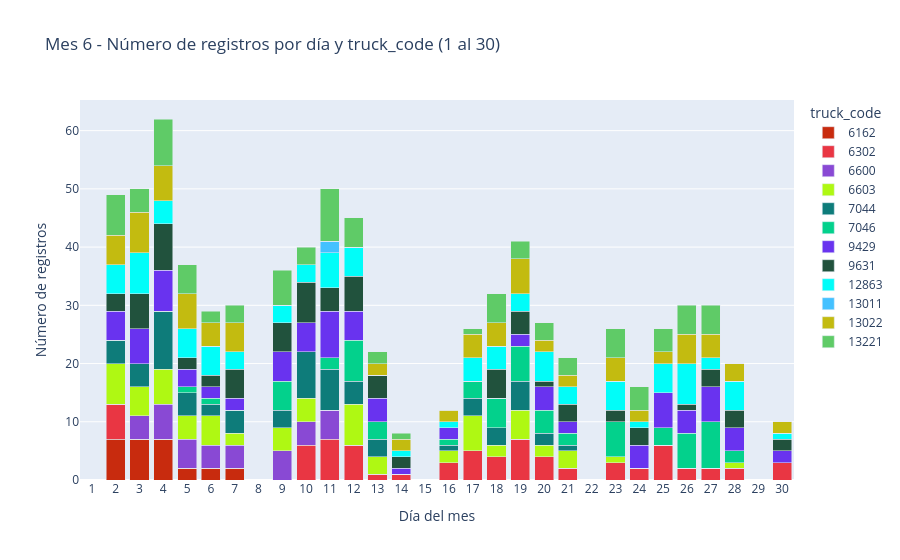

Source (notebook cell):
### Code cell
# Histograma (barras) del mes 6: número de registros por día
df_mes_6 = df.loc[df["mes"] == 6].copy()
# Conteo por truck_code en mes 6
conteo_por_camion_mes_6 = (
    df_mes_6["truck_code"]
    .value_counts(dropna=False)
    .sort_index()
)

# Si no existe px (por orden de ejecución), importarlo
if "px" not in globals():
    import plotly.express as px

# Conteo por día y truck_code (apilado) para junio (1..30)
registros_por_dia_truck_mes_6 = (

    df_mes_6.groupby(["u_day", "truck_code"])
    .size()
    .unstack(fill_value=0)
    .reindex(range(1, 31), fill_value=0)
)

# Colores consistentes con meses anteriores; fallback determinístico si aparece un truck nuevo
truck_ids_mes_6 = registros_por_dia_truck_mes_6.columns.tolist()
colores_por_truck_mes_6 = {
    t: colores_por_truck.get(
        t,
        f"#{(int(pd.util.hash_pandas_object(pd.Index([t]), index=False).iloc[0]) & 0xFFFFFF):06x}"
    )
    for t in truck_ids_mes_6
}

# Formato largo para Plotly
plot_data_mes_6 = (
    registros_por_dia_truck_mes_6
    .reset_index(names="u_day")
    .melt(id_vars="u_day", var_name="truck_code", value_name="conteo")
)

fig_mes_6 = px.bar(
    plot_data_mes_6,
    x="u_day",
    y="conteo",
    color="truck_code",
    title="Mes 6 - Número de registros por día y truck_code (1 al 30)",
    labels={"u_day": "Día del mes", "conteo": "Número de registros", "truck_code": "truck_code"},
    color_discrete_map=colores_por_truck_mes_6
)

fig_mes_6.update_layout(
    barmode="stack",
    xaxis=dict(tickmode="linear", dtick=1),
    legend_title_text="truck_code"
)

fig_mes_6.update_traces(
    hovertemplate="Día %{x}<br>truck_code=%{fullData.name}<br>Conteo=%{y}<extra></extra>"
)

fig_mes_6.show()

print("Conteo por camión (mes 6):")
display(conteo_por_camion_mes_6)
registros_por_dia_mes_6 = (
    df_mes_6["u_day"]
    .value_counts()
    .sort_index()
)

print(f"Total de registros en mes 6: {len(df_mes_6)}")
display(registros_por_dia_mes_6)

### Figure 1 — Plotly figure (JSON) as saved in the notebook; plotly's stock layout.template omitted (floating-point values rounded to 4 significant figures)
{"data": [{"hovertemplate": "Día %{x}<br>truck_code=%{fullData.name}<br>Conteo=%{y}<extra></extra>", "legendgroup": "6162", "marker": {"color": "#c82b0e", "pattern": {"shape": ""}}, "name": "6162", "orientation": "v", "showlegend": true, "textposition": "auto", "type": "bar", "x": [1, 2, 3, 4, 5, 6, 7, 8, 9, 10, 11, 12, 13, 14, 15, 16, 17, 18, 19, 20, 21, 22, 23, 24, 25, 26, 27, 28, 29, 30], "xaxis": "x", "y": [0, 7, 7, 7, 2, 2, 2, 0, 0, 0, 0, 0, 0, 0, 0, 0, 0, 0, 0, 0, 0, 0, 0, 0, 0, 0, 0, 0, 0, 0], "yaxis": "y"}, {"hovertemplate": "Día %{x}<br>truck_code=%{fullData.name}<br>Conteo=%{y}<extra></extra>", "legendgroup": "6302", "marker": {"color": "#e93643", "pattern": {"shape": ""}}, "name": "6302", "orientation": "v", "showlegend": true, "textposition": "auto", "type": "bar", "x": [1, 2, 3, 4, 5, 6, 7, 8, 9, 10, 11, 12, 13, 14, 15, 16, 17, 18, 19, 20, 21, 22, 23, 24, 25, 26, 27, 28, 29, 30], "xaxis": "x", "y": [0, 6, 0, 0, 0, 0, 0, 0, 0, 6, 7, 6, 1, 1, 0, 3, 5, 4, 7, 4, 2, 0, 3, 2, 6, 2, 2, 2, 0, 3], "yaxis": "y"}, {"hovertemplate": "Día %{x}<br>truck_code=%{fullData.name}<br>Conteo=%{y}<extra></extra>", "legendgroup": "6600", "marker": {"color": "#8949d4", "pattern": {"shape": ""}}, "name": "6600", "orientation": "v", "showlegend": true, "textposition": "auto", "type": "bar", "x": [1, 2, 3, 4, 5, 6, 7, 8, 9, 10, 11, 12, 13, 14, 15, 16, 17, 18, 19, 20, 21, 22, 23, 24, 25, 26, 27, 28, 29, 30], "xaxis": "x", "y": [0, 0, 4, 6, 5, 4, 4, 0, 5, 4, 5, 0, 0, 0, 0, 0, 0, 0, 0, 0, 0, 0, 0, 0, 0, 0, 0, 0, 0, 0], "yaxis": "y"}, {"hovertemplate": "Día %{x}<br>truck_code=%{fullData.name}<br>Conteo=%{y}<extra></extra>", "legendgroup": "6603", "marker": {"color": "#aff813", "pattern": {"shape": ""}}, "name": "6603", "orientation": "v", "showlegend": true, "textposition": "auto", "type": "bar", "x": [1, 2, 3, 4, 5, 6, 7, 8, 9, 10, 11, 12, 13, 14, 15, 16, 17, 18, 19, 20, 21, 22, 23, 24, 25, 26, 27, 28, 29, 30], "xaxis": "x", "y": [0, 7, 5, 6, 4, 5, 2, 0, 4, 4, 0, 7, 3, 0, 0, 2, 6, 2, 5, 2, 3, 0, 1, 0, 0, 0, 0, 1, 0, 0], "yaxis": "y"}, {"hovertemplate": "Día %{x}<br>truck_code=%{fullData.name}<br>Conteo=%{y}<extra></extra>", "legendgroup": "7044", "marker": {"color": "#0e7c7a", "pattern": {"shape": ""}}, "name": "7044", "orientation": "v", "showlegend": true, "textposition": "auto", "type": "bar", "x": [1, 2, 3, 4, 5, 6, 7, 8, 9, 10, 11, 12, 13, 14, 15, 16, 17, 18, 19, 20, 21, 22, 23, 24, 25, 26, 27, 28, 29, 30], "xaxis": "x", "y": [0, 4, 4, 10, 4, 2, 4, 0, 3, 8, 7, 4, 3, 0, 0, 1, 3, 3, 5, 2, 1, 0, 0, 0, 0, 0, 0, 0, 0, 0], "yaxis": "y"}, {"hovertemplate": "Día %{x}<br>truck_code=%{fullData.name}<br>Conteo=%{y}<extra></extra>", "legendgroup": "7046", "marker": {"color": "#03d18c", "pattern": {"shape": ""}}, "name": "7046", "orientation": "v", "showlegend": true, "textposition": "auto", "type": "bar", "x": [1, 2, 3, 4, 5, 6, 7, 8, 9, 10, 11, 12, 13, 14, 15, 16, 17, 18, 19, 20, 21, 22, 23, 24, 25, 26, 27, 28, 29, 30], "xaxis": "x", "y": [0, 0, 0, 0, 1, 1, 0, 0, 5, 0, 2, 7, 3, 0, 0, 1, 3, 5, 6, 4, 2, 0, 6, 0, 3, 6, 8, 2, 0, 0], "yaxis": "y"}, {"hovertemplate": "Día %{x}<br>truck_code=%{fullData.name}<br>Conteo=%{y}<extra></extra>", "legendgroup": "9429", "marker": {"color": "#6933ef", "pattern": {"shape": ""}}, "name": "9429", "orientation": "v", "showlegend": true, "textposition": "auto", "type": "bar", "x": [1, 2, 3, 4, 5, 6, 7, 8, 9, 10, 11, 12, 13, 14, 15, 16, 17, 18, 19, 20, 21, 22, 23, 24, 25, 26, 27, 28, 29, 30], "xaxis": "x", "y": [0, 5, 6, 7, 3, 2, 2, 0, 5, 5, 8, 5, 4, 1, 0, 2, 0, 0, 2, 4, 2, 0, 0, 4, 6, 4, 6, 4, 0, 2], "yaxis": "y"}, {"hovertemplate": "Día %{x}<br>truck_code=%{fullData.name}<br>Conteo=%{y}<extra></extra>", "legendgroup": "9631", "marker": {"color": "#21523d", "pattern": {"shape": ""}}, "name": "9631", "orientation": "v", "showlegend": true, "textposition": "auto", "type": "bar", "x": [1, 2, 3, 4, 5, 6, 7, 8, 9, 10, 11, 12, 13, 14, 15, 16, 17, 18, 19, 20, 21, 22, 23, 24, 25, 26, 27, 28, 29, 30], "xaxis": "x", "y": [0, 3, 6, 8, 2, 2, 5, 0, 5, 7, 4, 6, 4, 2, 0, 0, 0, 5, 4, 1, 3, 0, 2, 3, 0, 1, 3, 3, 0, 2], "yaxis": "y"}, {"hovertemplate": "Día %{x}<br>truck_code=%{fullData.name}<br>Conteo=%{y}<extra></extra>", "legendgroup": "12863", "marker": {"color": "#01fdf9", "pattern": {"shape": ""}}, "name": "12863", "orientation": "v", "showlegend": true, "textposition": "auto", "type": "bar", "x": [1, 2, 3, 4, 5, 6, 7, 8, 9, 10, 11, 12, 13, 14, 15, 16, 17, 18, 19, 20, 21, 22, 23, 24, 25, 26, 27, 28, 29, 30], "xaxis": "x", "y": [0, 5, 7, 4, 5, 5, 3, 0, 3, 3, 6, 5, 0, 1, 0, 1, 4, 4, 3, 5, 3, 0, 5, 1, 5, 7, 2, 5, 0, 1], "yaxis": "y"}, {"hovertemplate": "Día %{x}<br>truck_code=%{fullData.name}<br>Conteo=%{y}<extra></extra>", "legendgroup": "13011", "marker": {"color": "#44c1ff", "pattern": {"shape": ""}}, "name": "13011", "orientation": "v", "showlegend": true, "textposition": "auto", "type": "bar", "x": [1, 2, 3, 4, 5, 6, 7, 8, 9, 10, 11, 12, 13, 14, 15, 16, 17, 18, 19, 20, 21, 22, 23, 24, 25, 26, 27, 28, 29, 30], "xaxis": "x", "y": [0, 0, 0, 0, 0, 0, 0, 0, 0, 0, 2, 0, 0, 0, 0, 0, 0, 0, 0, 0, 0, 0, 0, 0, 0, 0, 0, 0, 0, 0], "yaxis": "y"}, {"hovertemplate": "Día %{x}<br>truck_code=%{fullData.name}<br>Conteo=%{y}<extra></extra>", "legendgroup": "13022", "marker": {"color": "#c3bb10", "pattern": {"shape": ""}}, "name": "13022", "orientation": "v", "showlegend": true, "textposition": "auto", "type": "bar", "x": [1, 2, 3, 4, 5, 6, 7, 8, 9, 10, 11, 12, 13, 14, 15, 16, 17, 18, 19, 20, 21, 22, 23, 24, 25, 26, 27, 28, 29, 30], "xaxis": "x", "y": [0, 5, 7, 6, 6, 4, 5, 0, 0, 0, 0, 0, 2, 2, 0, 2, 4, 4, 6, 2, 2, 0, 4, 2, 2, 5, 4, 3, 0, 2], "yaxis": "y"}, {"hovertemplate": "Día %{x}<br>truck_code=%{fullData.name}<br>Conteo=%{y}<extra></extra>", "legendgroup": "13221", "marker": {"color": "#5fcb67", "pattern": {"shape": ""}}, "name": "13221", "orientation": "v", "showlegend": true, "textposition": "auto", "type": "bar", "x": [1, 2, 3, 4, 5, 6, 7, 8, 9, 10, 11, 12, 13, 14, 15, 16, 17, 18, 19, 20, 21, 22, 23, 24, 25, 26, 27, 28, 29, 30], "xaxis": "x", "y": [0, 7, 4, 8, 5, 2, 3, 0, 6, 3, 9, 5, 2, 1, 0, 0, 1, 5, 3, 3, 3, 0, 5, 4, 4, 5, 5, 0, 0, 0], "yaxis": "y"}], "layout": {"barmode": "stack", "legend": {"title": {"text": "truck_code"}, "tracegroupgap": 0}, "title": {"text": "Mes 6 - Número de registros por día y truck_code (1 al 30)"}, "xaxis": {"anchor": "y", "domain": [0, 1], "dtick": 1, "tickmode": "linear", "title": {"text": "Día del mes"}}, "yaxis": {"anchor": "x", "domain": [0, 1], "title": {"text": "Número de registros"}}}}
